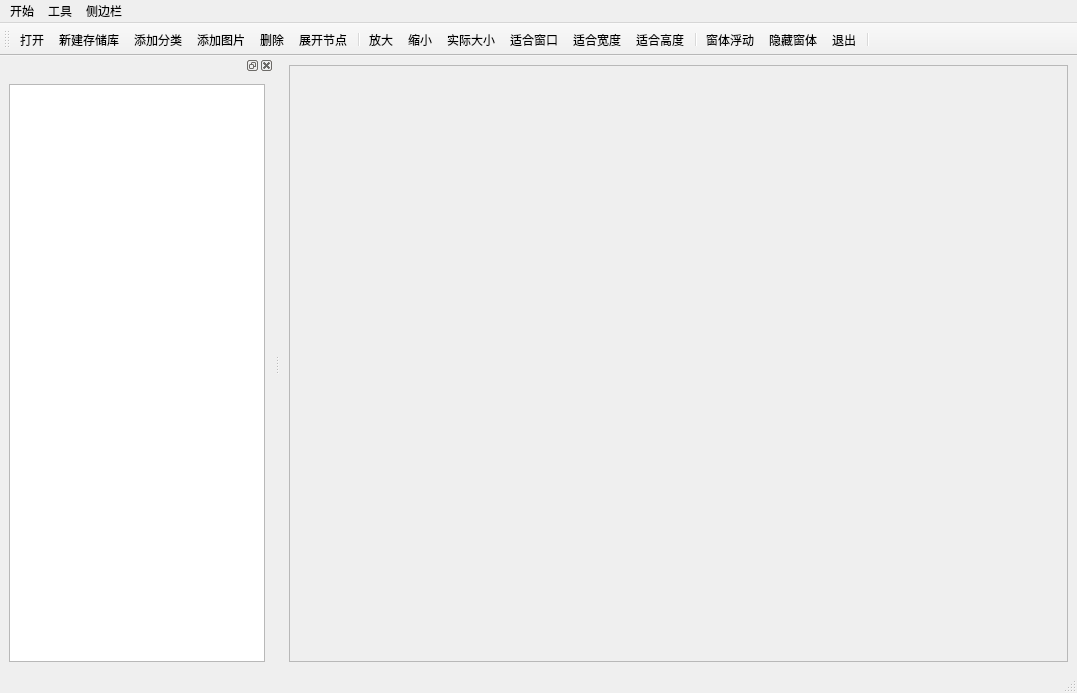
<?xml version="1.0" encoding="UTF-8"?>
<ui version="4.0">
 <class>MainWindow</class>
 <widget class="QMainWindow" name="MainWindow">
  <property name="geometry">
   <rect>
    <x>0</x>
    <y>0</y>
    <width>1077</width>
    <height>693</height>
   </rect>
  </property>
  <property name="windowTitle">
   <string>MainWindow</string>
  </property>
  <widget class="QWidget" name="centralwidget">
   <layout class="QHBoxLayout" name="horizontalLayout_4">
    <item>
     <widget class="QScrollArea" name="scrollArea">
      <property name="widgetResizable">
       <bool>true</bool>
      </property>
      <widget class="QWidget" name="scrollAreaWidgetContents">
       <property name="geometry">
        <rect>
         <x>0</x>
         <y>0</y>
         <width>774</width>
         <height>559</height>
        </rect>
       </property>
       <layout class="QHBoxLayout" name="horizontalLayout_2">
        <item>
         <widget class="QWidget" name="widget" native="true">
          <layout class="QVBoxLayout" name="verticalLayout">
           <item>
            <widget class="QLabel" name="label">
             <property name="text">
              <string/>
             </property>
            </widget>
           </item>
          </layout>
         </widget>
        </item>
       </layout>
      </widget>
     </widget>
    </item>
   </layout>
  </widget>
  <widget class="QMenuBar" name="menubar">
   <property name="geometry">
    <rect>
     <x>0</x>
     <y>0</y>
     <width>1077</width>
     <height>26</height>
    </rect>
   </property>
   <widget class="QMenu" name="menu">
    <property name="title">
     <string>开始</string>
    </property>
    <addaction name="openresposityaction"/>
    <addaction name="addrepositoryaction"/>
    <addaction name="addsubsectionaction"/>
    <addaction name="addfileaction"/>
    <addaction name="deletedotaction"/>
    <addaction name="exitaction"/>
   </widget>
   <widget class="QMenu" name="menu_2">
    <property name="title">
     <string>工具</string>
    </property>
    <addaction name="bigeraction"/>
    <addaction name="smalleraction"/>
    <addaction name="realsizeaction"/>
    <addaction name="fitwideaction"/>
    <addaction name="fitheightaction"/>
    <addaction name="fitwindowsaction"/>
   </widget>
   <widget class="QMenu" name="menu_3">
    <property name="title">
     <string>侧边栏</string>
    </property>
    <addaction name="windowfloataction"/>
    <addaction name="Unfolddotaction"/>
    <addaction name="windowlookaction"/>
   </widget>
   <addaction name="menu"/>
   <addaction name="menu_2"/>
   <addaction name="menu_3"/>
  </widget>
  <widget class="QStatusBar" name="statusbar"/>
  <widget class="QToolBar" name="toolBar">
   <property name="windowTitle">
    <string>toolBar</string>
   </property>
   <property name="toolButtonStyle">
    <enum>Qt::ToolButtonTextUnderIcon</enum>
   </property>
   <attribute name="toolBarArea">
    <enum>TopToolBarArea</enum>
   </attribute>
   <attribute name="toolBarBreak">
    <bool>false</bool>
   </attribute>
   <addaction name="openresposityaction"/>
   <addaction name="addrepositoryaction"/>
   <addaction name="addsubsectionaction"/>
   <addaction name="addfileaction"/>
   <addaction name="deletedotaction"/>
   <addaction name="Unfolddotaction"/>
   <addaction name="separator"/>
   <addaction name="bigeraction"/>
   <addaction name="smalleraction"/>
   <addaction name="realsizeaction"/>
   <addaction name="fitwindowsaction"/>
   <addaction name="fitwideaction"/>
   <addaction name="fitheightaction"/>
   <addaction name="separator"/>
   <addaction name="windowfloataction"/>
   <addaction name="windowlookaction"/>
   <addaction name="exitaction"/>
   <addaction name="separator"/>
  </widget>
  <widget class="QDockWidget" name="dockWidget">
   <attribute name="dockWidgetArea">
    <number>1</number>
   </attribute>
   <widget class="QWidget" name="dockWidgetContents">
    <layout class="QHBoxLayout" name="horizontalLayout">
     <item>
      <widget class="QTreeView" name="pictreeView"/>
     </item>
    </layout>
   </widget>
  </widget>
  <action name="overlookaction">
   <property name="icon">
    <iconset>
     <normaloff>:/icons/icons/循环.png</normaloff>:/icons/icons/循环.png</iconset>
   </property>
   <property name="text">
    <string>遍历节点</string>
   </property>
  </action>
  <action name="bigeraction">
   <property name="icon">
    <iconset resource="icons.qrc">
     <normaloff>:/new/prefix1/icons/biger.png</normaloff>:/new/prefix1/icons/biger.png</iconset>
   </property>
   <property name="text">
    <string>放大</string>
   </property>
  </action>
  <action name="smalleraction">
   <property name="icon">
    <iconset resource="icons.qrc">
     <normaloff>:/new/prefix1/icons/smaller.png</normaloff>:/new/prefix1/icons/smaller.png</iconset>
   </property>
   <property name="text">
    <string>缩小</string>
   </property>
  </action>
  <action name="realsizeaction">
   <property name="icon">
    <iconset resource="icons.qrc">
     <normaloff>:/new/prefix1/icons/origin.png</normaloff>:/new/prefix1/icons/origin.png</iconset>
   </property>
   <property name="text">
    <string>实际大小</string>
   </property>
  </action>
  <action name="fitwideaction">
   <property name="icon">
    <iconset resource="icons.qrc">
     <normaloff>:/new/prefix1/icons/wide.png</normaloff>:/new/prefix1/icons/wide.png</iconset>
   </property>
   <property name="text">
    <string>适合宽度</string>
   </property>
  </action>
  <action name="fitheightaction">
   <property name="icon">
    <iconset resource="icons.qrc">
     <normaloff>:/new/prefix1/icons/high.png</normaloff>:/new/prefix1/icons/high.png</iconset>
   </property>
   <property name="text">
    <string>适合高度</string>
   </property>
  </action>
  <action name="windowfloataction">
   <property name="checkable">
    <bool>true</bool>
   </property>
   <property name="icon">
    <iconset resource="icons.qrc">
     <normaloff>:/new/prefix1/icons/float.png</normaloff>:/new/prefix1/icons/float.png</iconset>
   </property>
   <property name="text">
    <string>窗体浮动</string>
   </property>
  </action>
  <action name="windowlookaction">
   <property name="checkable">
    <bool>true</bool>
   </property>
   <property name="icon">
    <iconset resource="icons.qrc">
     <normaloff>:/new/prefix1/icons/showleft.png</normaloff>:/new/prefix1/icons/showleft.png</iconset>
   </property>
   <property name="text">
    <string>隐藏窗体</string>
   </property>
  </action>
  <action name="exitaction">
   <property name="icon">
    <iconset resource="icons.qrc">
     <normaloff>:/new/prefix1/icons/exit.png</normaloff>:/new/prefix1/icons/exit.png</iconset>
   </property>
   <property name="text">
    <string>退出</string>
   </property>
  </action>
  <action name="fitwindowsaction">
   <property name="icon">
    <iconset resource="icons.qrc">
     <normaloff>:/new/prefix1/icons/fitsize.png</normaloff>:/new/prefix1/icons/fitsize.png</iconset>
   </property>
   <property name="text">
    <string>适合窗口</string>
   </property>
  </action>
  <action name="Unfolddotaction">
   <property name="icon">
    <iconset resource="icons.qrc">
     <normaloff>:/new/prefix1/icons/unfold.png</normaloff>:/new/prefix1/icons/unfold.png</iconset>
   </property>
   <property name="text">
    <string>展开节点</string>
   </property>
  </action>
  <action name="addrepositoryaction">
   <property name="icon">
    <iconset resource="icons.qrc">
     <normaloff>:/new/prefix1/icons/piclib.png</normaloff>:/new/prefix1/icons/piclib.png</iconset>
   </property>
   <property name="text">
    <string>新建存储库</string>
   </property>
  </action>
  <action name="addsubsectionaction">
   <property name="icon">
    <iconset resource="icons.qrc">
     <normaloff>:/new/prefix1/icons/addsub.png</normaloff>:/new/prefix1/icons/addsub.png</iconset>
   </property>
   <property name="text">
    <string>添加分类</string>
   </property>
  </action>
  <action name="addfileaction">
   <property name="icon">
    <iconset resource="icons.qrc">
     <normaloff>:/new/prefix1/icons/addfile.png</normaloff>:/new/prefix1/icons/addfile.png</iconset>
   </property>
   <property name="text">
    <string>添加图片</string>
   </property>
   <property name="font">
    <font/>
   </property>
  </action>
  <action name="deletedotaction">
   <property name="icon">
    <iconset resource="icons.qrc">
     <normaloff>:/new/prefix1/icons/delete.png</normaloff>:/new/prefix1/icons/delete.png</iconset>
   </property>
   <property name="text">
    <string>删除</string>
   </property>
   <property name="font">
    <font/>
   </property>
  </action>
  <action name="openresposityaction">
   <property name="icon">
    <iconset resource="icons.qrc">
     <normaloff>:/new/prefix1/icons/open.png</normaloff>:/new/prefix1/icons/open.png</iconset>
   </property>
   <property name="text">
    <string>打开</string>
   </property>
  </action>
 </widget>
 <resources>
  <include location="icons.qrc"/>
 </resources>
 <connections>
  <connection>
   <sender>exitaction</sender>
   <signal>triggered()</signal>
   <receiver>MainWindow</receiver>
   <slot>close()</slot>
   <hints>
    <hint type="sourcelabel">
     <x>-1</x>
     <y>-1</y>
    </hint>
    <hint type="destinationlabel">
     <x>399</x>
     <y>299</y>
    </hint>
   </hints>
  </connection>
 </connections>
</ui>
